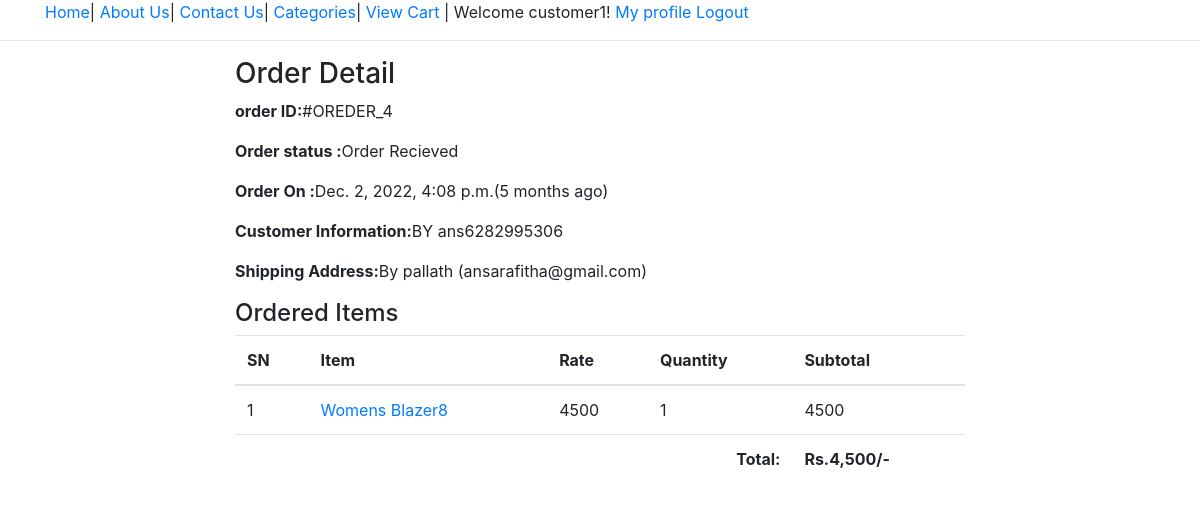
Screenshot of /profile/order-4/ (signed in) with the database file from the repository.
### ecomapp/models.py (models this page shows, shortened)
class Order(models.Model):
    cart=models.OneToOneField(Cart,on_delete=models.CASCADE)
    ordered_by=models.CharField(max_length=200)
    shipping_address=models.CharField(max_length=200)
    mobile=models.CharField(max_length=10)
    email=models.EmailField(null=True,blank=True)
    subtotal=models.PositiveIntegerField()
    discount=models.PositiveIntegerField()
    total=models.PositiveIntegerField()
    order_status=models.CharField(max_length=50,choices=ORDER_STATUS)
    created_at=models.DateTimeField(auto_now_add=True)

class Cartproduct(models.Model):
    cart=models.ForeignKey(Cart,on_delete=models.CASCADE)
    product=models.ForeignKey(Product,on_delete=models.CASCADE)
    rate=models.PositiveIntegerField()
    quantity=models.PositiveIntegerField()
    subtotal=models.PositiveIntegerField()

class Product(models.Model):
    title=models.CharField(max_length=200)
    slug=models.SlugField(unique=True)
    category=models.ForeignKey(Category,on_delete=models.CASCADE)
    image=models.ImageField(upload_to="products")
    marked_price=models.PositiveIntegerField()
    selling_price=models.PositiveIntegerField()
    description=models.TextField()
    warranty=models.CharField(max_length=300,null=True,blank=True)
    return_policy=models.CharField(max_length=300,null=True,blank=True)
    view_count=models.PositiveIntegerField(default=0)

### ecomapp/views.py (the view)
# urls.py: path("profile/order-<int:pk>/",Customerorderdetailview.as_view(),name="customerorderdetail")
class Customerorderdetailview(DetailView):
    template_name="customerorderdetail.html"
    model=Order
    context_object_name="ord_obj"
    def dispatch(self, request,*args,**kwargs):
        if request.user.is_authenticated and request.user.customer:
            pass
        else:
            return redirect("/login/?next=/profile/")
        return super().dispatch(request, *args, **kwargs)

### templates/customerorderdetail.html (shortened to what this page needs)
{% extends "base.html"%}
{% load humanize %}
{% block content %}
    <div class="container">
        <div class="row">
            <div class="col-md-8 mx-auto">
                <h3>Order Detail</h3>
                <p><span class="font-weight-bold">order ID:</span>#OREDER_{{ord_obj.id}}</p>
                <p><span class="font-weight-bold">Order status :</span>{{ord_obj.order_status}}</p>
                <p><span class="font-weight-bold">Order On :</span>{{ord_obj.created_at}}({{ord_obj.created_at|timesince}} ago)</p>
                <p><span class="font-weight-bold">Customer Information:</span>BY {{ord_obj.ordered_by}}{{ord_obj.mobile}}</p>
                <p><span class="font-weight-bold">Shipping Address:</span>By {{ord_obj.shipping_address}} ({{ord_obj.email}})</p>
                <h4>Ordered Items</h4>
                <table class="table">
                    <thead>
                        <tr>
                            <th>SN</th>
                            <th>Item</th>
                            <th>Rate</th>
                            <th>Quantity</th>
                            <th>Subtotal</th>
                        </tr>
                    </thead>
                    <tbody>
                        {% for cp in ord_obj.cart.cartproduct_set.all %}
                        <tr>
                            <td>{{forloop.counter}}</td>
                            <td><a target="blank" href="{% url 'ecomapp:productdetail' cp.product.slug %}">{{cp.product.title}}{{cp.product.id}}</a></td>
                            <td>{{cp.rate}}</td>
                            <td>{{cp.quantity}}</td>
                            <td>{{cp.subtotal}}</td>
                        </tr>
                        {% endfor %}
                        <tr>
                            <th colspan="4" class="text-right">Total:</th>
                            <th>Rs.{{ord_obj.total|intcomma}}/-</th>
                        </tr>
                    </tbody>
                </table>
            </div>
        </div>
    </div>
{% endblock %}

### templates/base.html (shortened to what this page needs)
<!DOCTYPE html>
<html lang="en">
<head>
    <link rel="stylesheet" href="https://cdn.jsdelivr.net/npm/bootstrap@4.5.3/dist/css/bootstrap.min.css">
</head>
<body>
    <div class='container'>
    <a href="{% url 'ecomapp:home' %}">Home</a>|
    <a href="{% url 'ecomapp:about' %}">About Us</a>|
    <a href="{% url 'ecomapp:contact' %}">Contact Us</a>|
    <a href="{% url 'ecomapp:allproducts' %}">Categories</a>|
    <a href="{% url 'ecomapp:mycart' %}">View Cart </a>|
    {% if request.user.customer %}
    Welcome {{request.user.username}}!
    <a href="{%url 'ecomapp:customerprofile'%}">My profile</a>
    <a href="{%url 'ecomapp:customerlogout'%}">Logout</a>
    {% else %}
    <a href="{% url 'ecomapp:customerregistration' %}">Register</a>|
    <a href="{% url 'ecomapp:customerlogin' %}">Login</a>|
    {% endif%}
    </div>
    <hr>
    {% block content%}
    {% endblock %}
</body>
</html>

### rows the page displays
Order: id "4", order_status "Order Recieved", created_at "Dec. 2, 2022, 4:08 p.m.", created_at "5 months", ordered_by "ans", mobile "6282995306", shipping_address "pallath", email "ansarafitha@gmail.com", total "4,500"
Cartproduct: product "Womens Blazer", product.id "8", rate "4500", quantity "1", subtotal "4500"

### other values shown
{{ request.user.username }} "customer1"
